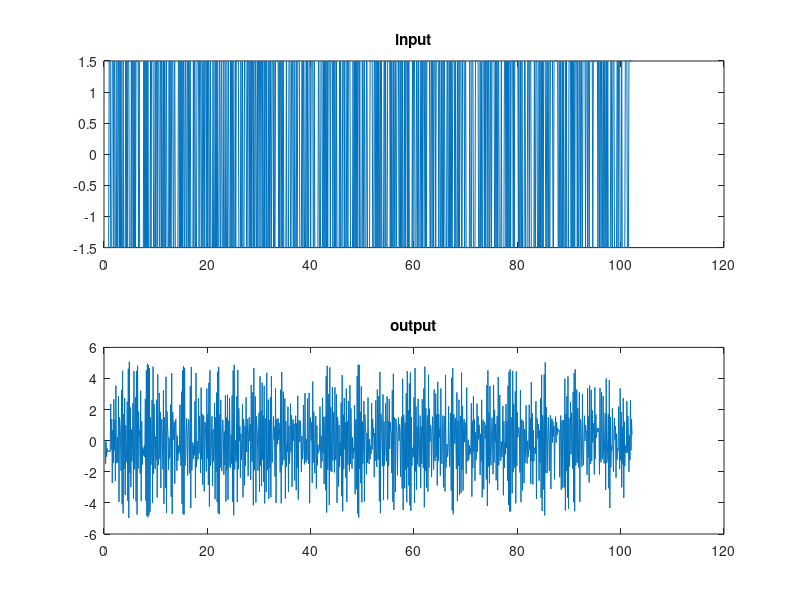
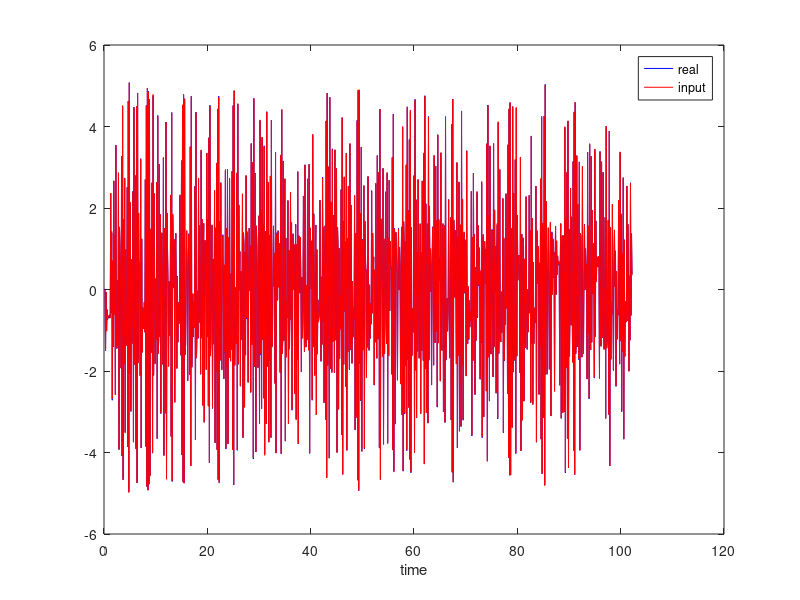

Write the MATLAB code that produced these figures, in order.
clc
clear
close all;

load ('y.mat'); load ('u.mat'); load ('t.mat');

figure(1);
subplot(2,1,1)
plot(t,u);
title("input")
subplot(2,1,2)
plot(t,y);
title("output")
T=0.1;

na=4;%order of denum
nb=na-2;%order of num
N=length(y);

for i=1:na
   for j=1:N
        if j>i
           U(j,i)=-y(j-i);  
        else
           U(j,i)=0;
        end 
    end
end

for i=na+1:na+nb
  for j=1:N
        if j>(i-na+3) % for Z^-3 in transfer function there is 3 shift
           U(j,i)=u(j-i+na-2);  
        elseif j==i-na+3
             U(j,i)=u(1);
        else
           U(j,i)=0;
        end 
  end
end

Ut=U';

tetha_hat_LS=(inv(Ut*U))*(Ut*y);
y_hat=U*tetha_hat_LS;

%validation
SSE = sum((y - y_hat).^2);
MSE = mean((y - y_hat).^2);
mean_y_real = mean(y);
SSR = sum((y_hat - mean_y_real).^2);
R_squared = 1 - SSE / SSR;


figure;
plot(t, y, 'b', t, y_hat, 'r');
legend('real','input','estimated');
xlabel('time');

disp(['SSE: ', num2str(SSE)]);
disp(['MSE: ', num2str(MSE)]);
disp(['R-squared: ', num2str(R_squared)]);